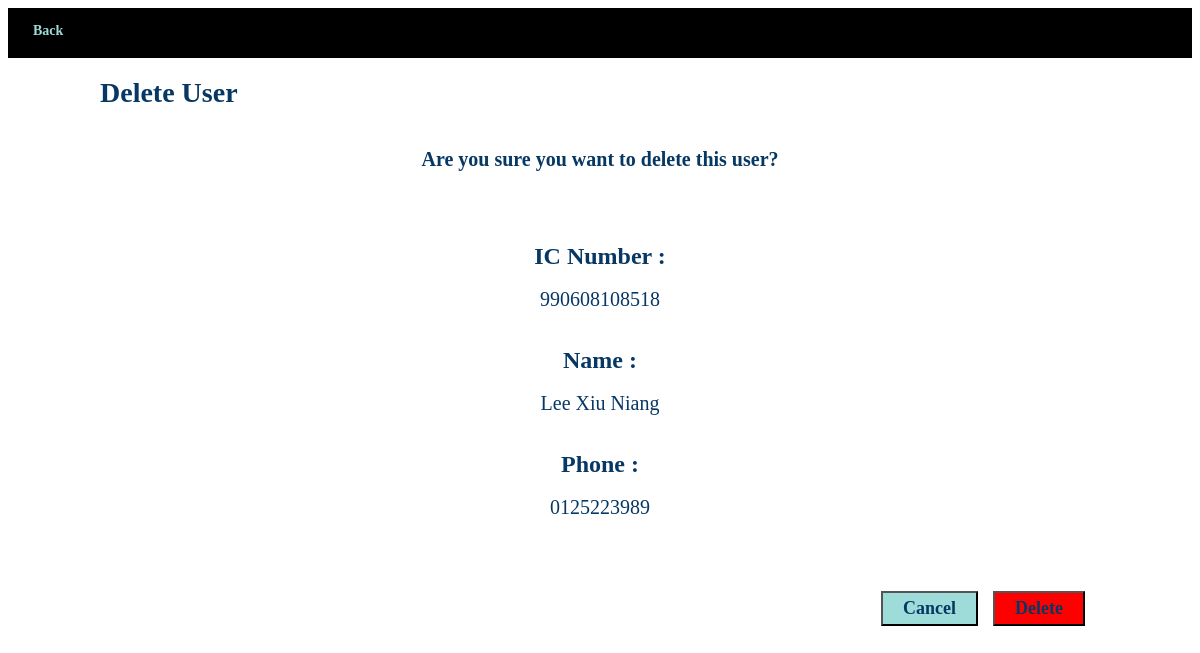
/pkob/990608108518, run on the app's committed database.
### App_Soc/models.py (models this page shows, shortened)
class User(models.Model):
    timestamp = models.DateTimeField(auto_now=True)
    ic_no = models.CharField(primary_key=True, max_length=12, verbose_name='IC No.')
    name = models.CharField(max_length=100, verbose_name='Name', blank=False)
    phone_no = models.CharField(max_length=100, verbose_name='Phone Number', blank=False)

### App_Soc/views.py (the view)
# urls.py: path('<str:ic_no>', views.user_detail, name="user-detail"),
def user_detail(request, ic_no):
    user = User.objects.get(pk=ic_no)     # pk='primary key'
    return render(request, 'App_Soc/user_detail.html', context={'user': user})

### App_Soc/templates/App_Soc/user_detail.html (shortened to what this page needs)
{% extends "App_Soc/base.html" %}
{% block content %}
    <h1>Delete User</h1>
    <h3>Are you sure you want to delete this user?</h3><br><br><br><br>
    <h2>IC Number :</h2><br>
    <p>{{ user.ic_no }}</p><br><br>
    <h2>Name :</h2><br>
    <p>{{ user.name }}</p><br><br>
    <h2>Phone :</h2><br>
    <p>{{ user.phone_no }}</p><br><br><br><br>
    <button type="submit" class="btn" style="background-color: red" onclick="location.href='{% url 'delete-user' user.ic_no%}';"><b>Delete</b></button>
    <button type="submit" class="btn" onclick="location.href='{% url 'manage-user' %}';"><b>Cancel</b></button>
{% endblock %}

### data on the page
User: ic_no "990608108518", name "Lee Xiu Niang", phone_no "0125223989"
